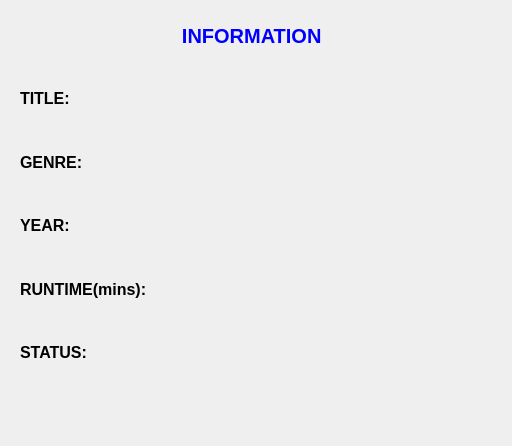
<?xml version="1.0" encoding="UTF-8"?>
<ui version="4.0">
 <class>researchinspect</class>
 <widget class="QWidget" name="researchinspect">
  <property name="geometry">
   <rect>
    <x>0</x>
    <y>0</y>
    <width>512</width>
    <height>446</height>
   </rect>
  </property>
  <property name="windowTitle">
   <string>Form</string>
  </property>
  <widget class="QStackedWidget" name="stackedWidget">
   <property name="geometry">
    <rect>
     <x>10</x>
     <y>0</y>
     <width>494</width>
     <height>431</height>
    </rect>
   </property>
   <widget class="QWidget" name="moviepage">
    <widget class="QWidget" name="layoutWidget_9">
     <property name="geometry">
      <rect>
       <x>10</x>
       <y>70</y>
       <width>127</width>
       <height>311</height>
      </rect>
     </property>
     <layout class="QVBoxLayout" name="verticalLayout_10">
      <item>
       <widget class="QLabel" name="label_27">
        <property name="font">
         <font>
          <pointsize>12</pointsize>
          <bold>true</bold>
         </font>
        </property>
        <property name="text">
         <string>TITLE:</string>
        </property>
       </widget>
      </item>
      <item>
       <widget class="QLabel" name="label_28">
        <property name="font">
         <font>
          <pointsize>12</pointsize>
          <bold>true</bold>
         </font>
        </property>
        <property name="text">
         <string>GENRE:</string>
        </property>
       </widget>
      </item>
      <item>
       <widget class="QLabel" name="label_29">
        <property name="font">
         <font>
          <pointsize>12</pointsize>
          <bold>true</bold>
         </font>
        </property>
        <property name="text">
         <string>YEAR:</string>
        </property>
       </widget>
      </item>
      <item>
       <widget class="QLabel" name="label_30">
        <property name="font">
         <font>
          <pointsize>12</pointsize>
          <bold>true</bold>
         </font>
        </property>
        <property name="text">
         <string>RUNTIME(mins):</string>
        </property>
       </widget>
      </item>
      <item>
       <widget class="QLabel" name="label_31">
        <property name="font">
         <font>
          <pointsize>12</pointsize>
          <bold>true</bold>
         </font>
        </property>
        <property name="text">
         <string>STATUS:</string>
        </property>
       </widget>
      </item>
     </layout>
    </widget>
    <widget class="QWidget" name="layoutWidget_10">
     <property name="geometry">
      <rect>
       <x>140</x>
       <y>70</y>
       <width>351</width>
       <height>311</height>
      </rect>
     </property>
     <layout class="QVBoxLayout" name="verticalLayout_11">
      <item>
       <widget class="QLabel" name="labelmovie">
        <property name="font">
         <font>
          <pointsize>12</pointsize>
          <bold>true</bold>
         </font>
        </property>
        <property name="text">
         <string/>
        </property>
       </widget>
      </item>
      <item>
       <widget class="QLabel" name="labelmovgenre">
        <property name="font">
         <font>
          <pointsize>12</pointsize>
          <bold>true</bold>
         </font>
        </property>
        <property name="text">
         <string/>
        </property>
       </widget>
      </item>
      <item>
       <widget class="QLabel" name="labelmovyear">
        <property name="font">
         <font>
          <pointsize>12</pointsize>
          <bold>true</bold>
         </font>
        </property>
        <property name="text">
         <string/>
        </property>
       </widget>
      </item>
      <item>
       <widget class="QLabel" name="labelmovtime">
        <property name="font">
         <font>
          <pointsize>12</pointsize>
          <bold>true</bold>
         </font>
        </property>
        <property name="text">
         <string/>
        </property>
       </widget>
      </item>
      <item>
       <widget class="QLabel" name="labelstatmov">
        <property name="font">
         <font>
          <pointsize>12</pointsize>
          <bold>true</bold>
         </font>
        </property>
        <property name="text">
         <string/>
        </property>
       </widget>
      </item>
     </layout>
    </widget>
    <widget class="QPushButton" name="movreturn">
     <property name="geometry">
      <rect>
       <x>0</x>
       <y>460</y>
       <width>487</width>
       <height>26</height>
      </rect>
     </property>
     <property name="font">
      <font>
       <pointsize>10</pointsize>
       <bold>true</bold>
      </font>
     </property>
     <property name="text">
      <string>RETURN</string>
     </property>
    </widget>
    <widget class="QLabel" name="label_40">
     <property name="geometry">
      <rect>
       <x>0</x>
       <y>10</y>
       <width>491</width>
       <height>51</height>
      </rect>
     </property>
     <property name="font">
      <font>
       <pointsize>15</pointsize>
       <bold>true</bold>
      </font>
     </property>
     <property name="styleSheet">
      <string notr="true">color:blue</string>
     </property>
     <property name="text">
      <string>                               INFORMATION</string>
     </property>
    </widget>
   </widget>
   <widget class="QWidget" name="showpage">
    <widget class="QWidget" name="layoutWidget_11">
     <property name="geometry">
      <rect>
       <x>10</x>
       <y>70</y>
       <width>135</width>
       <height>341</height>
      </rect>
     </property>
     <layout class="QVBoxLayout" name="verticalLayout_12">
      <item>
       <widget class="QLabel" name="label_32">
        <property name="font">
         <font>
          <pointsize>12</pointsize>
          <bold>true</bold>
         </font>
        </property>
        <property name="text">
         <string>TITLE:</string>
        </property>
       </widget>
      </item>
      <item>
       <widget class="QLabel" name="label_33">
        <property name="font">
         <font>
          <pointsize>12</pointsize>
          <bold>true</bold>
         </font>
        </property>
        <property name="text">
         <string>GENRE:</string>
        </property>
       </widget>
      </item>
      <item>
       <widget class="QLabel" name="label_34">
        <property name="font">
         <font>
          <pointsize>12</pointsize>
          <bold>true</bold>
         </font>
        </property>
        <property name="text">
         <string>YEAR:</string>
        </property>
       </widget>
      </item>
      <item>
       <widget class="QLabel" name="label_35">
        <property name="font">
         <font>
          <pointsize>12</pointsize>
          <bold>true</bold>
         </font>
        </property>
        <property name="text">
         <string>EPISODES:</string>
        </property>
       </widget>
      </item>
      <item>
       <widget class="QLabel" name="label_36">
        <property name="font">
         <font>
          <pointsize>12</pointsize>
          <bold>true</bold>
         </font>
        </property>
        <property name="text">
         <string>YOUR PROGRESS:</string>
        </property>
       </widget>
      </item>
      <item>
       <widget class="QLabel" name="label_37">
        <property name="font">
         <font>
          <pointsize>12</pointsize>
          <bold>true</bold>
         </font>
        </property>
        <property name="text">
         <string>RUNTIME(mins):</string>
        </property>
       </widget>
      </item>
      <item>
       <widget class="QLabel" name="label_38">
        <property name="font">
         <font>
          <pointsize>12</pointsize>
          <bold>true</bold>
         </font>
        </property>
        <property name="text">
         <string>STATUS:</string>
        </property>
       </widget>
      </item>
     </layout>
    </widget>
    <widget class="QWidget" name="layoutWidget_12">
     <property name="geometry">
      <rect>
       <x>150</x>
       <y>70</y>
       <width>321</width>
       <height>341</height>
      </rect>
     </property>
     <layout class="QVBoxLayout" name="verticalLayout_13">
      <item>
       <widget class="QLabel" name="labeltvtitle">
        <property name="font">
         <font>
          <pointsize>12</pointsize>
          <bold>true</bold>
         </font>
        </property>
        <property name="text">
         <string/>
        </property>
       </widget>
      </item>
      <item>
       <widget class="QLabel" name="labeltvgenre">
        <property name="font">
         <font>
          <pointsize>12</pointsize>
          <bold>true</bold>
         </font>
        </property>
        <property name="text">
         <string/>
        </property>
       </widget>
      </item>
      <item>
       <widget class="QLabel" name="labeltvyear">
        <property name="font">
         <font>
          <pointsize>12</pointsize>
          <bold>true</bold>
         </font>
        </property>
        <property name="text">
         <string/>
        </property>
       </widget>
      </item>
      <item>
       <widget class="QLabel" name="labeltotep">
        <property name="font">
         <font>
          <pointsize>12</pointsize>
          <bold>true</bold>
         </font>
        </property>
        <property name="text">
         <string/>
        </property>
       </widget>
      </item>
      <item>
       <widget class="QLabel" name="labeltvprog">
        <property name="font">
         <font>
          <pointsize>12</pointsize>
          <bold>true</bold>
         </font>
        </property>
        <property name="text">
         <string/>
        </property>
       </widget>
      </item>
      <item>
       <widget class="QLabel" name="labeltvtime">
        <property name="font">
         <font>
          <pointsize>12</pointsize>
          <bold>true</bold>
         </font>
        </property>
        <property name="text">
         <string/>
        </property>
       </widget>
      </item>
      <item>
       <widget class="QLabel" name="labeltvstat">
        <property name="font">
         <font>
          <pointsize>12</pointsize>
          <bold>true</bold>
         </font>
        </property>
        <property name="text">
         <string/>
        </property>
       </widget>
      </item>
     </layout>
    </widget>
    <widget class="QPushButton" name="showreturn">
     <property name="geometry">
      <rect>
       <x>0</x>
       <y>460</y>
       <width>487</width>
       <height>26</height>
      </rect>
     </property>
     <property name="font">
      <font>
       <pointsize>12</pointsize>
       <bold>true</bold>
      </font>
     </property>
     <property name="text">
      <string>RETURN TO LIST</string>
     </property>
    </widget>
    <widget class="QLabel" name="label_41">
     <property name="geometry">
      <rect>
       <x>0</x>
       <y>10</y>
       <width>491</width>
       <height>51</height>
      </rect>
     </property>
     <property name="font">
      <font>
       <pointsize>22</pointsize>
       <bold>true</bold>
      </font>
     </property>
     <property name="styleSheet">
      <string notr="true">color:blue</string>
     </property>
     <property name="text">
      <string>                 INFORMATION</string>
     </property>
    </widget>
   </widget>
   <widget class="QWidget" name="bookpage">
    <widget class="QLabel" name="label_39">
     <property name="geometry">
      <rect>
       <x>0</x>
       <y>10</y>
       <width>491</width>
       <height>51</height>
      </rect>
     </property>
     <property name="font">
      <font>
       <pointsize>15</pointsize>
       <bold>true</bold>
      </font>
     </property>
     <property name="styleSheet">
      <string notr="true">color:blue</string>
     </property>
     <property name="text">
      <string>                               INFORMATION</string>
     </property>
    </widget>
    <widget class="QWidget" name="layoutWidget">
     <property name="geometry">
      <rect>
       <x>0</x>
       <y>71</y>
       <width>135</width>
       <height>341</height>
      </rect>
     </property>
     <layout class="QVBoxLayout" name="verticalLayout_8">
      <item>
       <widget class="QLabel" name="label_20">
        <property name="font">
         <font>
          <pointsize>12</pointsize>
          <bold>true</bold>
         </font>
        </property>
        <property name="text">
         <string>TITLE:</string>
        </property>
       </widget>
      </item>
      <item>
       <widget class="QLabel" name="label_21">
        <property name="font">
         <font>
          <pointsize>12</pointsize>
          <bold>true</bold>
         </font>
        </property>
        <property name="text">
         <string>GENRE:</string>
        </property>
       </widget>
      </item>
      <item>
       <widget class="QLabel" name="label_22">
        <property name="font">
         <font>
          <pointsize>12</pointsize>
          <bold>true</bold>
         </font>
        </property>
        <property name="text">
         <string>AUTHOR:</string>
        </property>
       </widget>
      </item>
      <item>
       <widget class="QLabel" name="label_42">
        <property name="font">
         <font>
          <pointsize>12</pointsize>
          <bold>true</bold>
         </font>
        </property>
        <property name="text">
         <string>YEAR:</string>
        </property>
       </widget>
      </item>
      <item>
       <widget class="QLabel" name="label_23">
        <property name="font">
         <font>
          <pointsize>12</pointsize>
          <bold>true</bold>
         </font>
        </property>
        <property name="text">
         <string>CHAPTERS:</string>
        </property>
       </widget>
      </item>
      <item>
       <widget class="QLabel" name="label_24">
        <property name="font">
         <font>
          <pointsize>12</pointsize>
          <bold>true</bold>
         </font>
        </property>
        <property name="text">
         <string>PAGES:</string>
        </property>
       </widget>
      </item>
      <item>
       <widget class="QLabel" name="label_25">
        <property name="font">
         <font>
          <pointsize>12</pointsize>
          <bold>true</bold>
         </font>
        </property>
        <property name="text">
         <string>YOUR PROGRESS:</string>
        </property>
       </widget>
      </item>
      <item>
       <widget class="QLabel" name="label_26">
        <property name="font">
         <font>
          <pointsize>12</pointsize>
          <bold>true</bold>
         </font>
        </property>
        <property name="text">
         <string>STATUS:</string>
        </property>
       </widget>
      </item>
     </layout>
    </widget>
    <widget class="QWidget" name="layoutWidget_2">
     <property name="geometry">
      <rect>
       <x>150</x>
       <y>71</y>
       <width>341</width>
       <height>341</height>
      </rect>
     </property>
     <layout class="QVBoxLayout" name="verticalLayout_9">
      <item>
       <widget class="QLabel" name="labeltitle">
        <property name="font">
         <font>
          <pointsize>12</pointsize>
          <bold>true</bold>
         </font>
        </property>
        <property name="text">
         <string/>
        </property>
       </widget>
      </item>
      <item>
       <widget class="QLabel" name="labelbookgenre">
        <property name="font">
         <font>
          <pointsize>12</pointsize>
          <bold>true</bold>
         </font>
        </property>
        <property name="text">
         <string/>
        </property>
       </widget>
      </item>
      <item>
       <widget class="QLabel" name="labelauthor">
        <property name="font">
         <font>
          <pointsize>12</pointsize>
          <bold>true</bold>
         </font>
        </property>
        <property name="text">
         <string/>
        </property>
       </widget>
      </item>
      <item>
       <widget class="QLabel" name="labelyear">
        <property name="font">
         <font>
          <pointsize>12</pointsize>
          <bold>true</bold>
         </font>
        </property>
        <property name="text">
         <string/>
        </property>
       </widget>
      </item>
      <item>
       <widget class="QLabel" name="labelchapters">
        <property name="font">
         <font>
          <pointsize>12</pointsize>
          <bold>true</bold>
         </font>
        </property>
        <property name="text">
         <string/>
        </property>
       </widget>
      </item>
      <item>
       <widget class="QLabel" name="labeltotpages">
        <property name="font">
         <font>
          <pointsize>12</pointsize>
          <bold>true</bold>
         </font>
        </property>
        <property name="text">
         <string/>
        </property>
       </widget>
      </item>
      <item>
       <widget class="QLabel" name="labelprogpage">
        <property name="font">
         <font>
          <pointsize>12</pointsize>
          <bold>true</bold>
         </font>
        </property>
        <property name="text">
         <string/>
        </property>
       </widget>
      </item>
      <item>
       <widget class="QLabel" name="labelstat">
        <property name="font">
         <font>
          <pointsize>12</pointsize>
          <bold>true</bold>
         </font>
        </property>
        <property name="text">
         <string/>
        </property>
       </widget>
      </item>
     </layout>
    </widget>
   </widget>
   <widget class="QWidget" name="recommend_page">
    <layout class="QVBoxLayout" name="verticalLayout_3">
     <item>
      <widget class="QComboBox" name="reccombo"/>
     </item>
     <item>
      <widget class="QListWidget" name="reccwidget"/>
     </item>
     <item>
      <widget class="QCheckBox" name="movplancheck">
       <property name="font">
        <font>
         <bold>true</bold>
        </font>
       </property>
       <property name="text">
        <string>Add as planned</string>
       </property>
      </widget>
     </item>
     <item>
      <widget class="QCheckBox" name="movwatchcheck">
       <property name="font">
        <font>
         <bold>true</bold>
        </font>
       </property>
       <property name="text">
        <string>Add as watched</string>
       </property>
      </widget>
     </item>
     <item>
      <widget class="QCheckBox" name="movdropcheck">
       <property name="font">
        <font>
         <bold>true</bold>
        </font>
       </property>
       <property name="text">
        <string>Add as dropped</string>
       </property>
      </widget>
     </item>
     <item>
      <widget class="QCheckBox" name="movongcheck">
       <property name="font">
        <font>
         <bold>true</bold>
        </font>
       </property>
       <property name="text">
        <string>Add as ongoing</string>
       </property>
      </widget>
     </item>
     <item>
      <widget class="QPushButton" name="recconfirm">
       <property name="text">
        <string>PushButton</string>
       </property>
      </widget>
     </item>
    </layout>
   </widget>
   <widget class="QWidget" name="mainpagw">
    <layout class="QVBoxLayout" name="verticalLayout">
     <item>
      <widget class="QPushButton" name="return_button">
       <property name="font">
        <font>
         <bold>true</bold>
        </font>
       </property>
       <property name="text">
        <string>RETURN TO MAIN MENU</string>
       </property>
      </widget>
     </item>
     <item>
      <widget class="QComboBox" name="arranger"/>
     </item>
     <item>
      <widget class="QListWidget" name="displaystuff"/>
     </item>
     <item>
      <widget class="QPushButton" name="detcheck">
       <property name="font">
        <font>
         <bold>true</bold>
        </font>
       </property>
       <property name="text">
        <string>INSPECT</string>
       </property>
      </widget>
     </item>
    </layout>
   </widget>
  </widget>
 </widget>
 <resources/>
 <connections/>
</ui>
